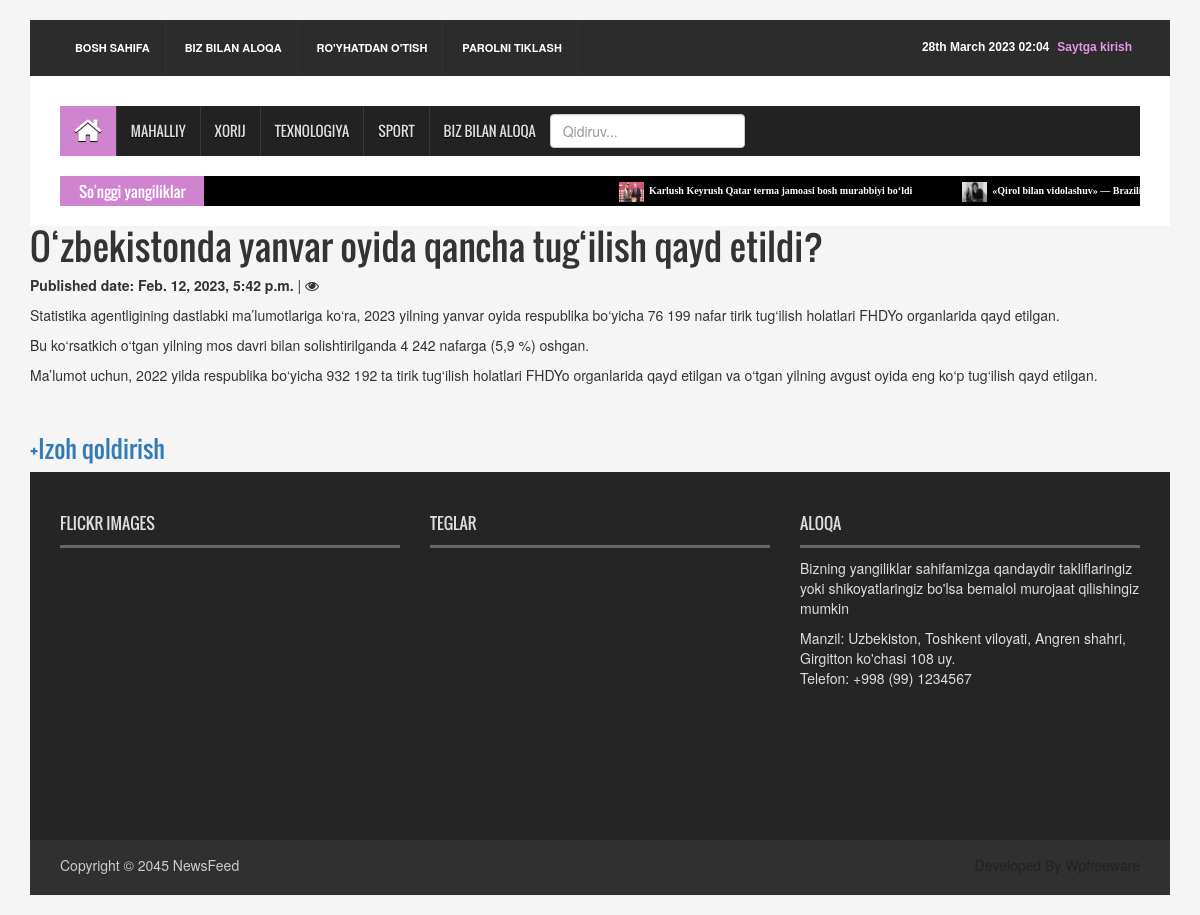
/news/ozbekistonda-yanvar-oyida-qancha-tugilish-qayd-etildi/, run on the app's committed database.
### news_app/models.py (models this page shows, shortened)
class News(models.Model):
    class Status(models.TextChoices):
        Draft = 'DF', 'Draft'
        Published = 'PB', 'Published'
    title = models.CharField(max_length=200)
    slug = models.SlugField(max_length=200)
    body = models.TextField()
    image = models.ImageField(upload_to='news/images')
    category = models.ForeignKey(Category, on_delete=models.CASCADE)
    publish_time = models.DateTimeField(default=timezone.now)
    created_time = models.DateTimeField(auto_now_add=True)
    updated_time = models.DateTimeField(auto_now=True)
    status = models.CharField(max_length=2, choices=Status.choices, default=Status.Draft)
    objects = models.Manager()  # default manager
    published = PublishedManager()
    class Meta:
        ordering = ['-publish_time']

### news_app/views.py (the view)
# urls.py: path('news/<slug:news>/', news_detail, name='news_detail_page'),
def news_detail(request, news):
    news = get_object_or_404(News, slug=news, status=News.Status.Published)
    context = {}
    hit_count = get_hitcount_model().objects.get_for_object(news)
    hits = hit_count.hits
    hit_context = context['hitcount'] = {'pk': hit_count.pk}
    hit_count_response = HitCountMixin.hit_count(request, hit_count)
    if hit_count_response.hit_counted:
        hits += 1
        hit_context['hit_counted'] = hit_count_response.hit_counted
        hit_context['hit_message'] = hit_count_response.hit_message
        hit_context['total_hits'] = hits
    comments = news.comments.filter(active=True)
    new_comment = None
    if request.method == 'POST':
        comment_form = CommentForm(data=request.POST)
        if comment_form.is_valid():
            new_comment = comment_form.save(commit=False)
            new_comment.news = news
            new_comment.user = request.user
            new_comment.save()
            comment_form = CommentForm
    else:
        comment_form = CommentForm()
    context = {
        'news': news,
        'comments': comments,
        'new_comment': new_comment,
        'comment_form': comment_form
    }
    return render(request, 'news/news_detail.html', context)

### news_app/forms.py
class CommentForm(forms.ModelForm):
    class Meta:
        model = Comment
        fields = ['body']

### news_app/context_processor.py (called while the page is built)
def latest_news(request):
    latest_news = News.published.all().order_by('-publish_time')[:10]
    context = {
        'latest_news': latest_news
    }
    return context

### news_app/models.py (called while the page is built)
    def get_queryset(self):
        return super().get_queryset().filter(status=News.Status.Published)

### templates/news/news_detail.html (shortened to what this page needs)
{% extends 'news/base.html' %}
{% load static %}
{% load hitcount_tags %}
{% block content %}
    <h1>{{ news.title }}</h1>
    <p><b>Published date: {{ news.publish_time }}</b> | <i class="fa fa-eye"></i>  {% get_hit_count for news %}</p>
    <p>{{ news.body | linebreaks }}</p>
    <br>
    {% if request.user.is_authenticated %}
        <div class="col-md-8 card mb-4 mt-3">
            <div class="card-body">
                <h3 style="margin-left: -15px">Izoh qoldirish</h3>
                <form method="post" style="margin-top: 1.3em; width: 100px; margin-left: -15px">
                    {% csrf_token %}
                    {{ comment_form.as_p }}
                    <button type="submit" class="btn btn-primary" style="border-radius: 5px">
                        Yuborish
                    </button>
                </form>
            </div>
        </div>
    {% else %}
        <h3>
            <a href="{% url 'login' %}" class="text-primary">+Izoh qoldirish</a>
        </h3>
    {% endif %}
{% endblock content %}

### templates/news/base.html (shortened to what this page needs)
{% load static %}
<!DOCTYPE html>
<html>
<head>
    <link rel="stylesheet" type="text/css" href="{% static 'css/bootstrap.min.css' %}">
    <link rel="stylesheet" type="text/css" href="{% static 'css/font-awesome.min.css' %}">
    <link rel="stylesheet" type="text/css" href="{% static 'css/animate.css' %}">
    <link rel="stylesheet" type="text/css" href="{% static 'css/font.css' %}">
    <link rel="stylesheet" type="text/css" href="{% static 'css/li-scroller.css' %}">
    <link rel="stylesheet" type="text/css" href="{% static 'css/slick.css' %}">
    <link rel="stylesheet" type="text/css" href="{% static 'css/jquery.fancybox.css' %}">
    <link rel="stylesheet" type="text/css" href="{% static 'css/theme.css' %}">
    <link rel="stylesheet" type="text/css" href="{% static 'css/style.css' %}">
</head>
<body>
    <div class="container">
        <header id="header">
            <div class="row">
                <div class="col-lg-12 col-md-12 col-sm-12">
                    <div class="header_top">
                        <div class="header_top_left">
                            <ul class="top_nav">
                                <li><a href="{% url 'home_page' %}">Bosh sahifa</a></li>
                                <li><a href="{% url 'contact_page' %}">Biz bilan aloqa</a></li>
                                {% if not user.is_authenticated %}
                                <li><a href="{% url 'user_register' %}">Ro'yhatdan o'tish</a></li>
                                    <li><a href="{% url 'password_reset' %}">Parolni tiklash</a></li>
                                {% endif %}
                            </ul>
                        </div>
                        <div class="header_top_right">
                            {% if user.is_authenticated %}
                                <p><a href="{% url 'user_profile' %}" style="color: #fff">Xush kelibsiz, {{ user.username }}</a> |
                                <a href="{% url 'logout' %}" style="color: red;">Chiqib ketish</a></p>
                            {% else %}
                                <p><a href="{% url 'login' %}" style="color: #e495e3">Saytga kirish</a></p>
                                <p>{% now 'jS F Y H:i' %}</p>
                            {% endif %}
                        </div>
                    </div>
                </div>
                <div class="col-lg-12 col-md-12 col-sm-12">
                <div class="header_bottom">
                </div>
            </div>
        </div>
    </header>
    <section id="navArea">
    <nav class="navbar navbar-inverse" role="navigation">
      <div id="navbar" class="navbar-collapse collapse">
        <ul class="nav navbar-nav main_nav">
            <li class="active"><a href="{% url 'home_page' %}"><span class="fa fa-home desktop-home"></span><span class="mobile-show">Home</span></a></li>
            <li><a href="{% url 'local_news_page' %}">Mahalliy</a></li>
            <li><a href="{% url 'global_news_page' %}">Xorij</a></li>
            <li><a href="{% url 'tech_news_page' %}">Texnologiya</a></li>
            <li><a href="{% url 'sport_news_page' %}">Sport</a></li>
            <li><a href="{% url 'contact_page' %}">Biz bilan aloqa</a></li>
            <li>
                <form method="get" action="{% url 'search_result' %}" style="margin-top: 8px">
                    <input type="search" name="q" placeholder="Qidiruv..." class="form-control">
                </form>
            </li>
        </ul>
      </div>
    </nav>
  </section>
  <section id="newsSection">
    <div class="row">
      <div class="col-lg-12 col-md-12">
        <div class="latest_newsarea"> <span>So'nggi yangiliklar</span>
          <ul id="ticker01" class="news_sticker">
            {% for news in latest_news %}
            <li><a href="#"><img src="{{ news.image.url }}" alt="">{{ news.title }}</a></li>
            {% endfor %}
          </ul>
        </div>
      </div>
    </div>
    </section>
    {% block content %}
    {% endblock content %}
    <footer id="footer">
        <div class="footer_top">
        <div class="row">
            <div class="col-lg-4 col-md-4 col-sm-4">
            <div class="footer_widget wow fadeInLeftBig">
                <h2>Flickr Images</h2>
            </div>
            </div>
            <div class="col-lg-4 col-md-4 col-sm-4">
            <div class="footer_widget wow fadeInDown">
                <h2>Teglar</h2>
            </div>
            </div>
            <div class="col-lg-4 col-md-4 col-sm-4">
            <div class="footer_widget wow fadeInRightBig">
                <h2>Aloqa</h2>
                <p>Bizning yangiliklar sahifamizga qandaydir takliflaringiz yoki shikoyatlaringiz bo'lsa bemalol murojaat qilishingiz mumkin</p>
                <address>
                  Manzil: Uzbekiston, Toshkent viloyati, Angren shahri, Girgitton ko'chasi 108 uy. <br>
                  Telefon: +998 (99) 1234567
                </address>
            </div>
            </div>
        </div>
        </div>
        <div class="footer_bottom">
        <p class="copyright">Copyright &copy; 2045 <a href="index.html">NewsFeed</a></p>
        <p class="developer">Developed By Wpfreeware</p>
        </div>
    </footer>
    </div>
</body>

### static/css/li-scroller.css (style rules this page uses)
ul.newsticker { position:relative; left:750px; font:bold 10px Verdana; list-style-type:none; margin:0; padding:0 }
ul.newsticker li { float:left; margin:0; padding:0 }
ul.newsticker a { white-space:nowrap; padding:0; color:#fff; margin:0 50px 0 0 }
ul.newsticker a > img { height:20px; margin-right:5px; width:25px }

### static/css/theme.css (style rules this page uses)
.navbar-inverse .navbar-nav > .active > a, .navbar-inverse .navbar-nav > .active > a:hover, .navbar-inverse .navbar-nav > .active > a:focus { background-color:#d083cf }
.latest_newsarea span { background:none repeat scroll 0 0 #d083cf }

### static/css/style.css (style rules this page uses)
body { background:#f5f5f5 }
ul { padding:0; margin:0; list-style:none }
a { text-decoration:none; color:#2f2f2f }
h1, h2, h3, h4, h5, h6 { font-family:'Oswald',sans-serif }
h2 { line-height:23px }
img { border:none }
#header { display:inline; float:left; width:100%; margin-top:20px }
.header_top { background-color:#2c2c2c; display:inline; float:left; padding:0 30px; width:100% }
.header_top_left { float:left; display:inline; width:50% }
.top_nav { text-align:left }
.top_nav li { display:inline-block }
.top_nav li a { display:inline-block; border-right:1px solid #333; color:#fff; font-size:11px; font-weight:bold; padding:20px 15px; text-transform:uppercase; -webkit-transition:all 0.5s; -o-transition:all 0.5s; transition:all 0.5s }
.header_top_right { float:left; display:inline; width:50%; text-align:right }
.header_top_right > p { color:#fff; display:inline-block; float:right; font:bold 12px sans-serif; margin-bottom:0; padding-bottom:20px; padding-right:8px; padding-top:20px }
.header_bottom { background-color:#fff; display:inline; float:left; padding:15px 30px 15px; width:100% }
#navArea { float:left; display:inline; width:100%; padding:0 30px; background-color:#fff }
.navbar { border:medium none; border-radius:0 }
.navbar-inverse .navbar-nav > li > a { border-left:1px solid #383838; color:#ddd; font-family:'Oswald',sans-serif; display:inline-block; height:50px; line-height:50px; padding:0 14px; text-shadow:0 1px 1px #000; text-transform:uppercase; -webkit-transition:all 0.5s; -mz-transition:all 0.5s; -ms-transition:all 0.5s; -o-transition:all 0.5s; transition:all 0.5s }
.navbar-inverse .navbar-nav > li:first-child a { border:none }
.navbar-inverse .navbar-nav > .active > a, .navbar-inverse .navbar-nav > .active > a:hover, .navbar-inverse .navbar-nav > .active > a:focus { color:#fff }
.navbar-collapse { padding-left:0 }
.desktop-home { display:block; font-size:30px; margin-top:10px }
#newsSection { float:left; display:inline; width:100%; padding:0 30px; background-color:#fff; padding-bottom:20px }
.latest_newsarea { float:left; display:inline; width:100%; background-color:#000; position:relative }
.latest_newsarea span { color:#fff; font-family:Oswald,sans-serif; font-size:15px; left:0; line-height:1.8em; margin-right:20px; overflow:hidden; padding:2px 18px 1px 19px; position:absolute; z-index:15 }
#footer { display:inline; float:left; width:100%; margin-bottom:20px }
.footer_top { background-color:#252525; color:#ddd; display:inline; float:left; padding:10px 30px 48px; width:100% }
.footer_widget { display:inline; float:left; width:100%; min-height:310px }
.footer_widget > h2 { border-bottom:3px solid #666; font-family:Oswald,arial,Georgia,serif; font-size:16px; padding:10px 0; text-transform:uppercase }
.footer_bottom { float:left; display:inline; width:100%; padding:10px 30px; background-color:#303030; color:#ccc }
.copyright { float:left; width:50%; padding-top:5px; text-align:left }
.copyright a { color:#ccc }
.developer { float:right; width:50%; text-align:right; padding-top:5px; color:#222 }

### data on the page
News: image (picture), title "Karlush Keyrush Qatar terma jamoasi bosh murabbiyi bo‘ldi"
News: image (picture), title "«Qirol bilan vidolashuv» —…"
News: title "O‘zbekistonda yanvar oyida qancha tug‘ilish qayd etildi?", publish_time "Feb. 12, 2023, 5:42 p.m.", body "Statistika agentligining dastlabki ma’lumotlariga ko‘ra, 2023 yilning yanvar oyida respublika bo‘yicha 76 199 nafar tirik tug‘ilish holatlari FHDYo organlarida qayd etilgan. Bu ko‘rsatkich o‘tgan yilning mos davri bilan solishtirilganda 4 242 nafarga (5,9 %) oshgan. Ma’lumot uchun, 2022 yilda respublika bo‘yicha 932 192 ta tirik tug‘ilish holatlari FHDYo organlarida qayd etilgan va o‘tgan yilning avgust oyida eng ko‘p tug‘ilish qayd etilgan."
